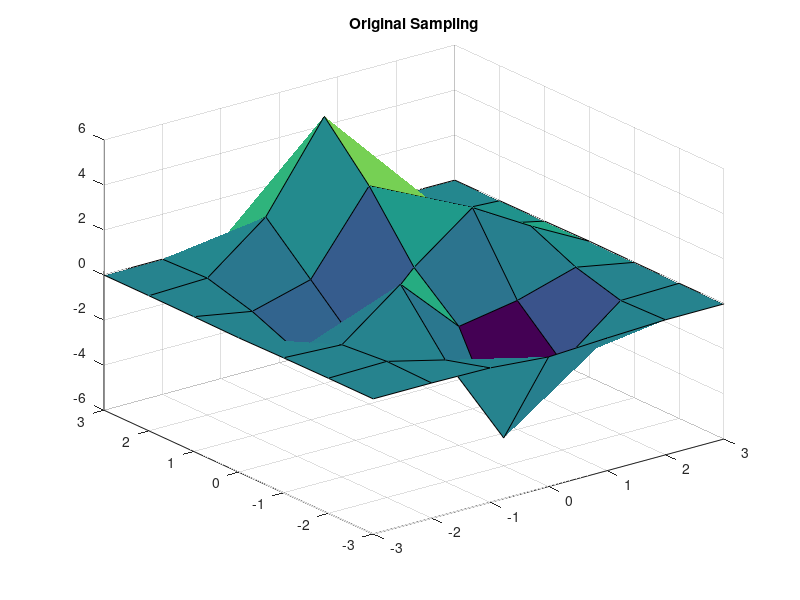
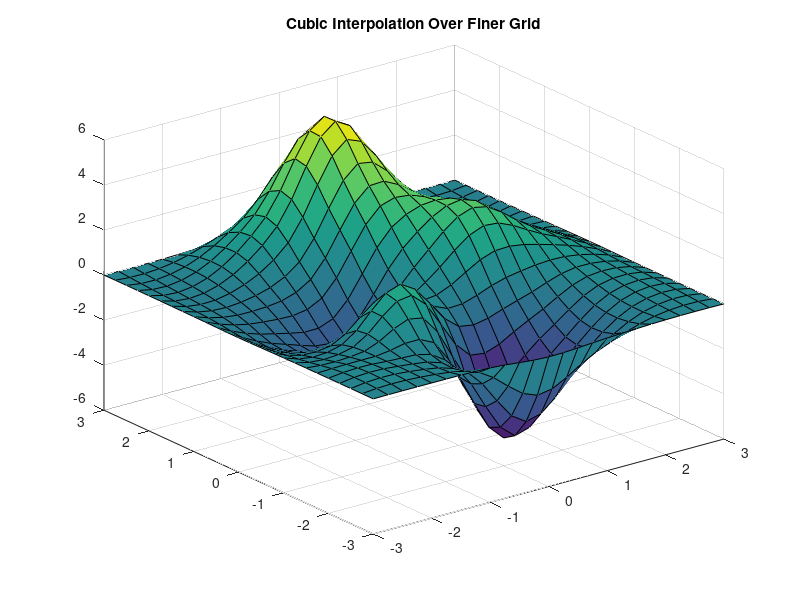

Here is the MATLAB script that generated these plots, in order:
[X,Y] = meshgrid(-3:3);
V = peaks(7);
figure
surf(X,Y,V)
title('Original Sampling');
[Xq,Yq] = meshgrid(-3:0.25:3);
Vq = interp2(X,Y,V,Xq,Yq,'cubic');
figure
surf(Xq,Yq,Vq);
title('Cubic Interpolation Over Finer Grid');